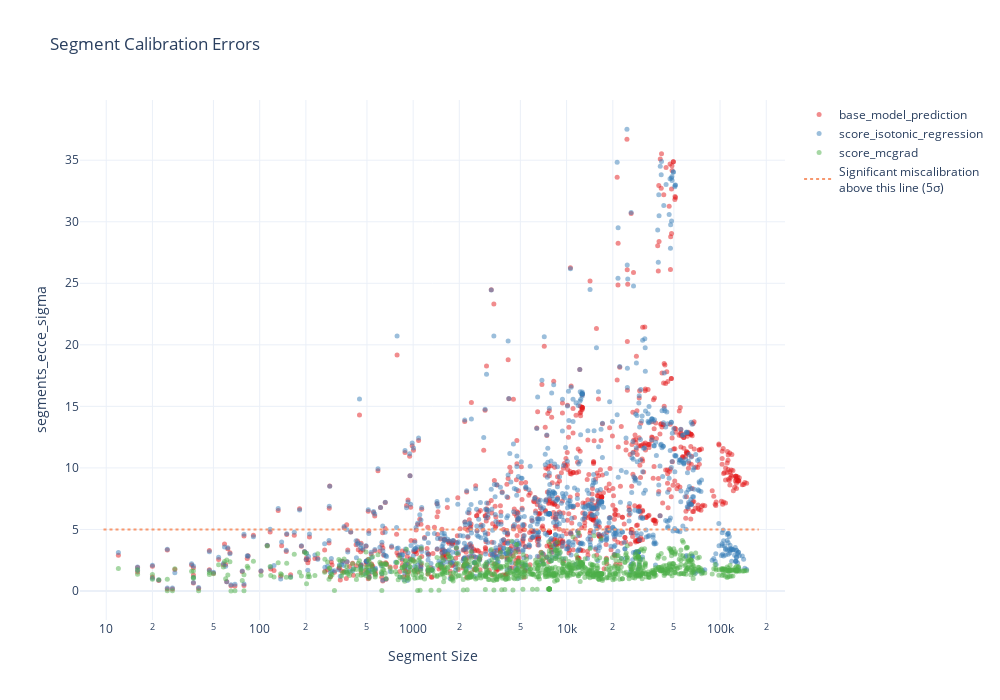

The notebook cell saved with this chart:
### Markdown cell above
MCGrad eliminated statistically significant multicalibration error! The MCE (maximum segment miscalibration) dropped more than eight-fold, reaching the minimum detectable threshold of ~5σ. Let's visualize the segment-wise errors:

### Code cell
combine_segment_calibration_plots(
    segment_plots=segment_plots,
    quantity="segments_ecce_sigma",
).update_layout(height=700, width=1000)

### Figure 1 — Plotly figure (JSON) as saved in the notebook; plotly's stock layout.template omitted (floating-point values rounded to 4 significant figures; data arrays with more than 128 entries replaced by an {"elided": "..."} marker saying what was removed)
{"data": [{"customdata": {"elided": "1000x16 mixed values"}, "hovertemplate": "<b>base_model_prediction</b><br>Segment Size: %{x}<br>segments_ecce_sigma: %{y}<br>MAR=%{customdata[0]}<br>RELP=%{customdata[1]}<br>CIT=%{customdata[2]}<br>MIG=%{customdata[3]}<br>MIL=%{customdata[4]}<br>ANC=%{customdata[5]}<br>RAC1P=%{customdata[6]}<br>DIS=%{customdata[7]}<br>ESP=%{customdata[8]}<br>NATIVITY=%{customdata[9]}<br>DEAR=%{customdata[10]}<br>DEYE=%{customdata[11]}<br>DREM=%{customdata[12]}<br>SEX=%{customdata[13]}<br>AGEP=%{customdata[14]}<extra></extra>", "marker": {"color": "rgb(228,26,28)", "opacity": 0.5, "size": 5}, "mode": "markers", "name": "base_model_prediction", "type": "scatter", "x": {"elided": "1000 int values"}, "y": {"elided": "1000 float values"}}, {"customdata": {"elided": "1000x16 mixed values"}, "hovertemplate": "<b>score_isotonic_regression</b><br>Segment Size: %{x}<br>segments_ecce_sigma: %{y}<br>MAR=%{customdata[0]}<br>RELP=%{customdata[1]}<br>CIT=%{customdata[2]}<br>MIG=%{customdata[3]}<br>MIL=%{customdata[4]}<br>ANC=%{customdata[5]}<br>RAC1P=%{customdata[6]}<br>DIS=%{customdata[7]}<br>ESP=%{customdata[8]}<br>NATIVITY=%{customdata[9]}<br>DEAR=%{customdata[10]}<br>DEYE=%{customdata[11]}<br>DREM=%{customdata[12]}<br>SEX=%{customdata[13]}<br>AGEP=%{customdata[14]}<extra></extra>", "marker": {"color": "rgb(55,126,184)", "opacity": 0.5, "size": 5}, "mode": "markers", "name": "score_isotonic_regression", "type": "scatter", "x": {"elided": "1000 int values"}, "y": {"elided": "1000 float values"}}, {"customdata": {"elided": "1000x16 mixed values"}, "hovertemplate": "<b>score_mcgrad</b><br>Segment Size: %{x}<br>segments_ecce_sigma: %{y}<br>MAR=%{customdata[0]}<br>RELP=%{customdata[1]}<br>CIT=%{customdata[2]}<br>MIG=%{customdata[3]}<br>MIL=%{customdata[4]}<br>ANC=%{customdata[5]}<br>RAC1P=%{customdata[6]}<br>DIS=%{customdata[7]}<br>ESP=%{customdata[8]}<br>NATIVITY=%{customdata[9]}<br>DEAR=%{customdata[10]}<br>DEYE=%{customdata[11]}<br>DREM=%{customdata[12]}<br>SEX=%{customdata[13]}<br>AGEP=%{customdata[14]}<extra></extra>", "marker": {"color": "rgb(77,175,74)", "opacity": 0.5, "size": 5}, "mode": "markers", "name": "score_mcgrad", "type": "scatter", "x": {"elided": "1000 int values"}, "y": {"elided": "1000 float values"}}, {"hoverinfo": "skip", "line": {"color": "rgba(247, 152, 111, 1)", "dash": "dot", "width": 2}, "mode": "lines", "name": "Significant miscalibration</br></br>above this line (5σ)", "showlegend": true, "type": "scatter", "x": [9.6, 178800.0], "y": [5, 5]}], "layout": {"height": 700, "legend": {"orientation": "v", "x": 1.02, "xanchor": "left", "y": 1, "yanchor": "top"}, "margin": {"r": 150}, "title": {"text": "Segment Calibration Errors"}, "width": 1000, "xaxis": {"title": {"text": "Segment Size"}, "type": "log"}, "yaxis": {"title": {"text": "segments_ecce_sigma"}}}}
